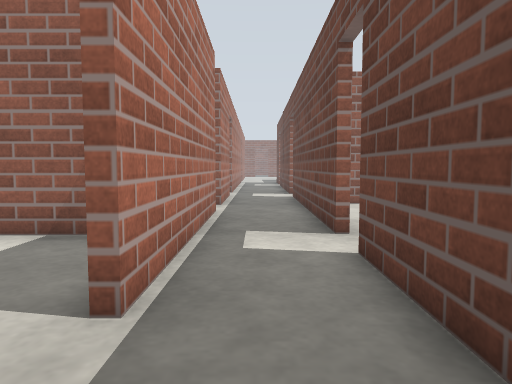
[1] (above)

22 first-person views from a walk through a Gazebo world. The camera is 0.72 m above the floor, tilts 4° down and sees 70° across. The floor is counted in squares, 0.5 m on a side. Each view is taken from the middle of a square. On the plan, view 1 faces up. The plan holds only what a view shows up to about 16 squares ahead; the rest is blank. The place goes on beyond the plan.

[2]
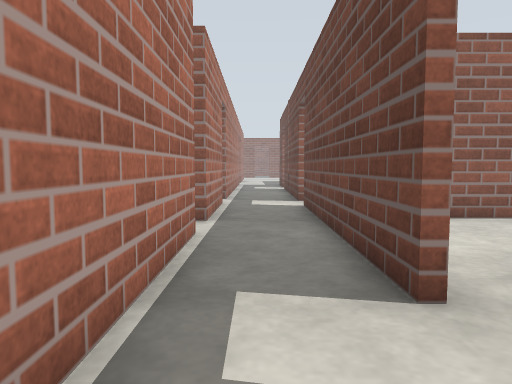

[3]
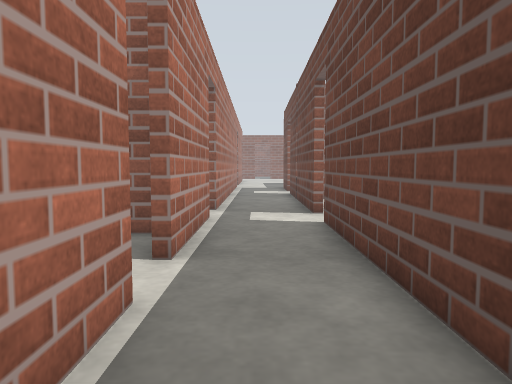

[4]
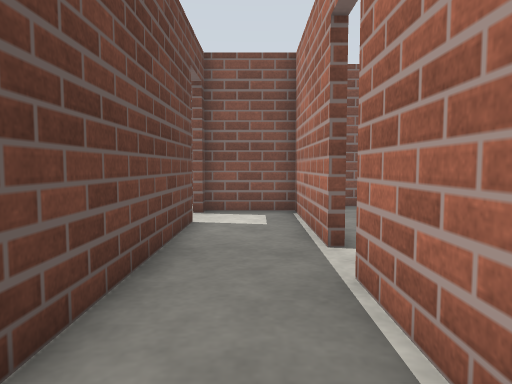

[5]
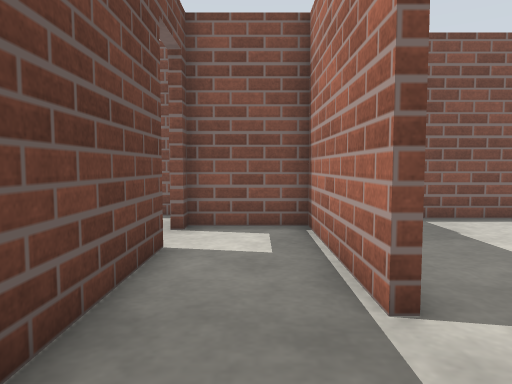

[6]
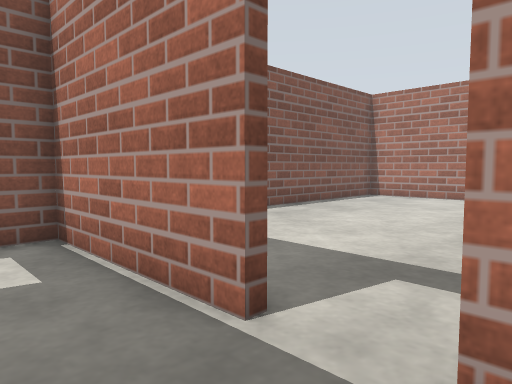

[7]
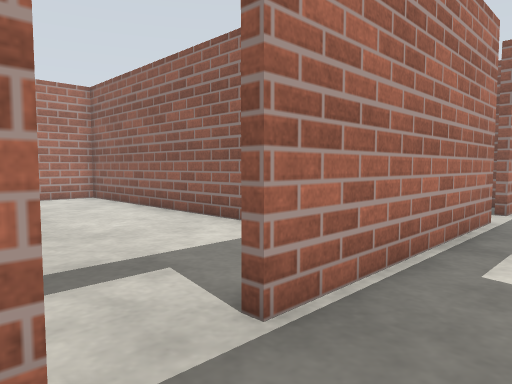

[8]
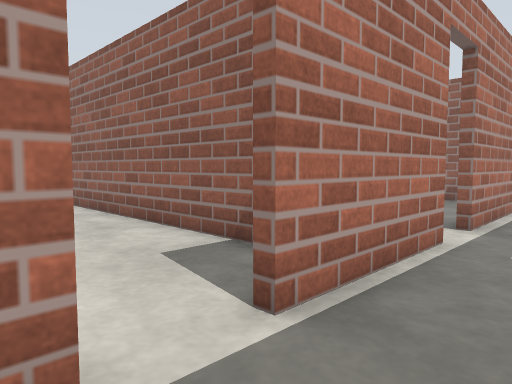

[9]
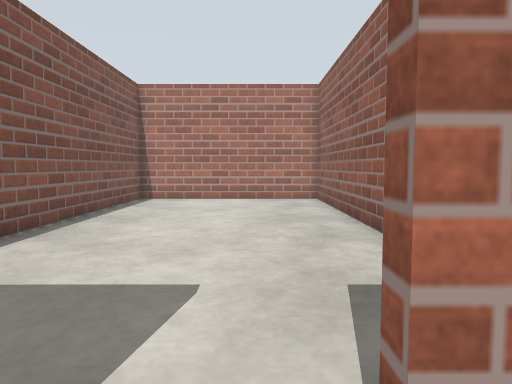

[10]
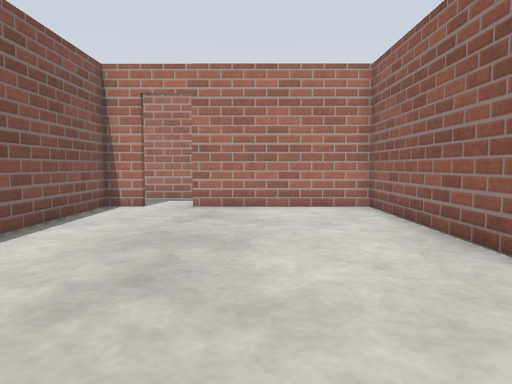

[11]
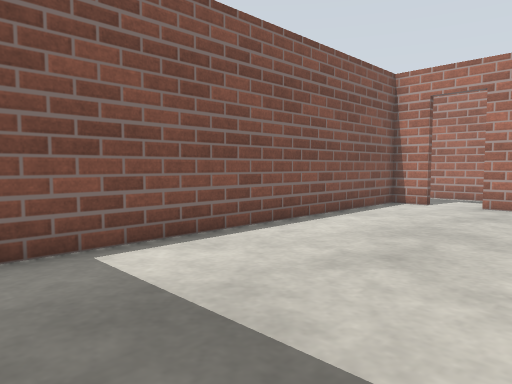

[12]
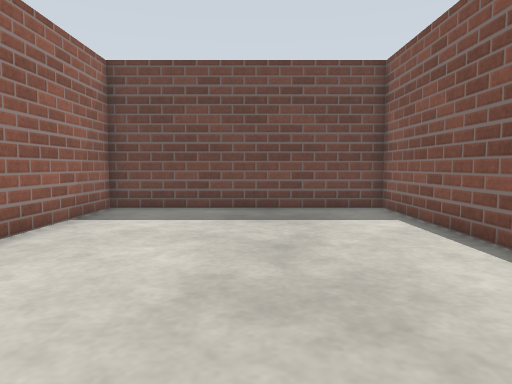

[13]
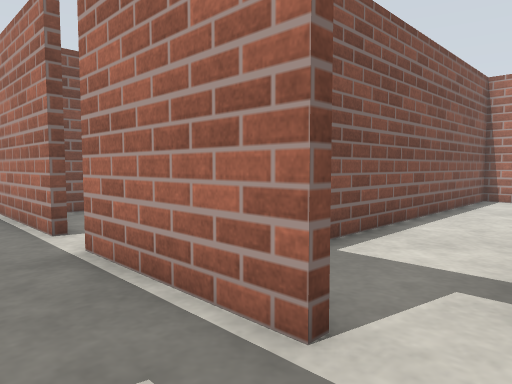

[14]
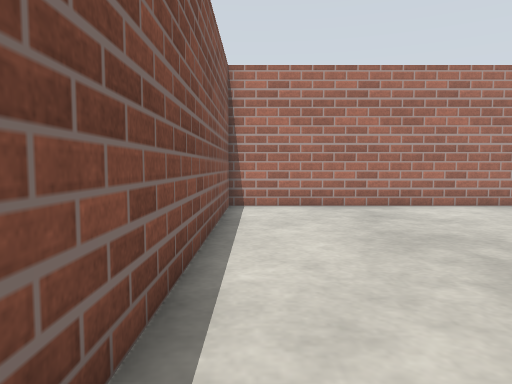

[15]
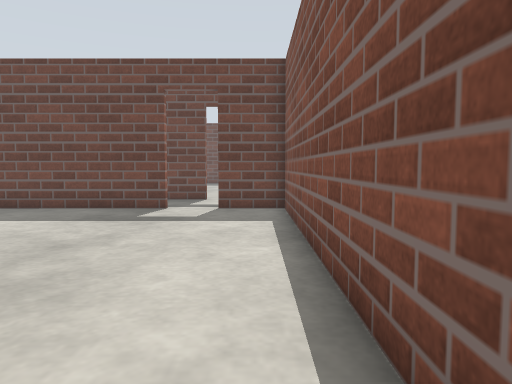

[16]
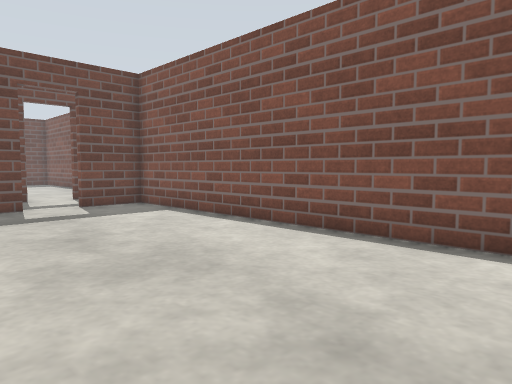

[17]
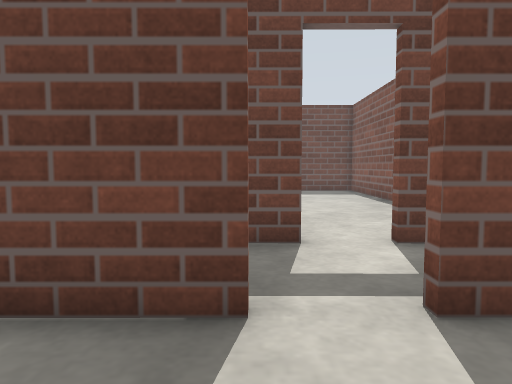

[18]
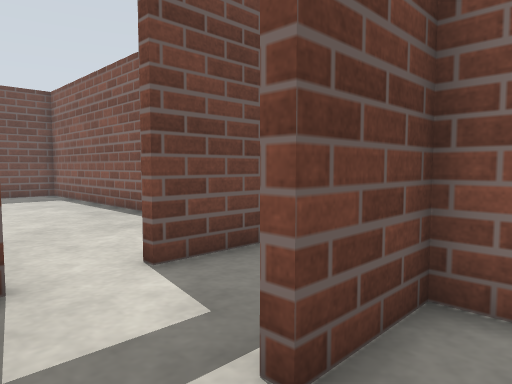

[19]
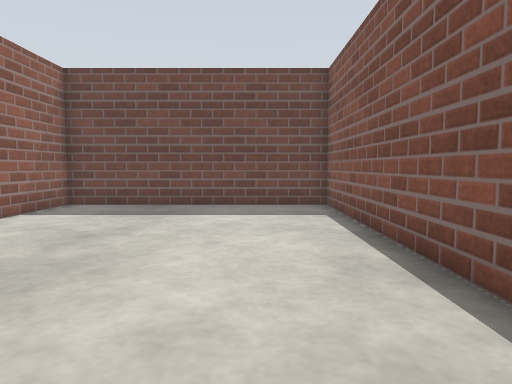

[20]
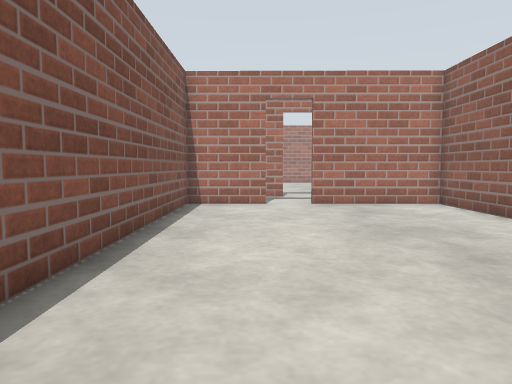

[21]
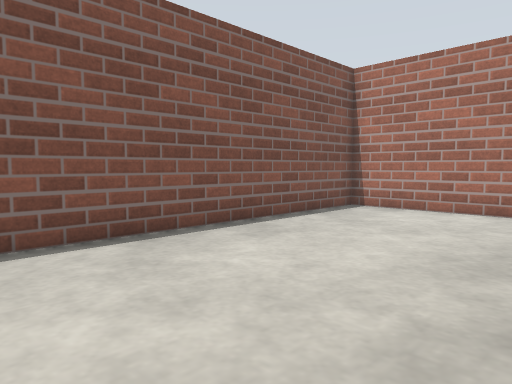

[22]
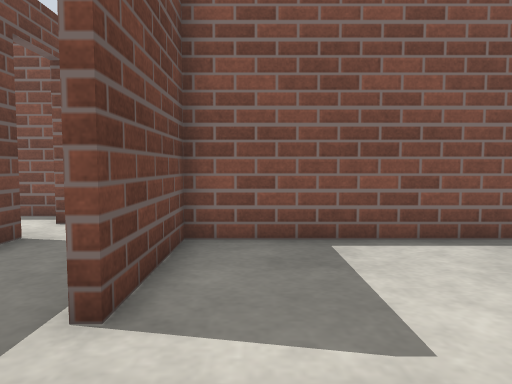

### Floor plan
Ten units are one square. View 1 is at (0, 0); x grows to the right and y downward. Boxes are objects, and circles mark ways between rooms. Rooms are numbered by the first view taken in them; rooms with no view inside come last. Other rooms are left out.
<svg viewBox="-167 -240 338 283">
<path fill="none" stroke="#000" d="M-16 -118 -13 -118 -13 -33M17 -77 18 -174M-13 -183 -13 -136 -17 -136M-13 -16 -13 38 16 38 16 32M18 -190 18 -235M17 15 17 -60M-13 -235 -13 -200M94 -141 20 -141 20 -76M20 -60 20 -46 166 -46 166 -141 111 -141M-16 -200 -16 -235M-162 -235 -162 -160 -16 -160 -16 -183M21 -174 20 -144 166 -144 166 -235M21 -235 21 -191M-20 -157 -162 -157 -162 -79 -16 -79 -16 -118"/>
<circle cx="20" cy="-65" r="3" fill="#2a7"/>
<circle cx="-13" cy="-193" r="3" fill="#2a7"/>
<circle cx="20" cy="-185" r="3" fill="#2a7"/>
<circle cx="-15" cy="-125" r="3" fill="#2a7"/>
<text x="0" y="-100">1</text>
<text x="90" y="-100">2</text>
<text x="-90" y="-200">3</text>
<text x="90" y="-190">4</text>
<text x="-90" y="-120">5</text>
</svg>
Room 1 opens to room 2. Room 1 opens to room 3. Room 1 opens to room 4. Room 1 opens to room 5.

Where each view was taken, in squares from view 1:
view 1: 0 up, 0 right, facing up
view 2: 4 up, 0 right, facing up
view 3: 8 up, 0 right, facing up
view 4: 8 up, 0 right, facing down
view 5: 5 up, 0 right, facing down
view 6: 4 up, 1 right, facing down-left
view 7: 1 up, 1 right, facing up-left
view 8: 11 up, 1 right, facing up-left
view 9: 13 up, 0 right, facing left
view 10: 10 up, 15 right, facing left
view 11: 11 up, 16 right, facing down-left
view 12: 9 up, 4 right, facing right
view 13: 20 up, 1 right, facing down-left
view 14: 17 up, 3 left, facing left
view 15: 17 up, 14 left, facing right
view 16: 23 up, 15 left, facing down-right
view 17: 20 up, 5 left, facing right
view 18: 20 up, 3 left, facing down-right
view 19: 17 up, 3 right, facing right
view 20: 17 up, 16 right, facing left
view 21: 15 up, 4 left, facing down-left
view 22: 15 up, 3 left, facing down
